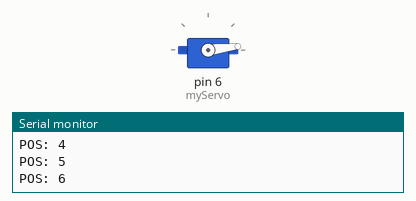
Bench run of a sketch on a simulated Arduino Uno, built with avr-gcc and run on an emulated ATmega328P. Shown: servo, the last lines printed to the serial monitor.

Above: at 0.15 s.
At 1.0 s:
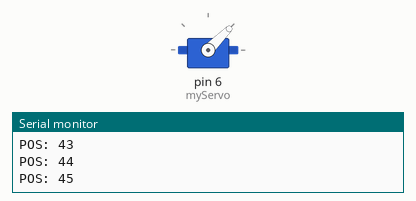
At 13.7 s:
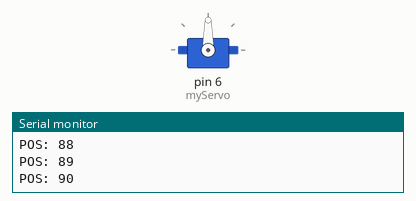
At 28.3 s:
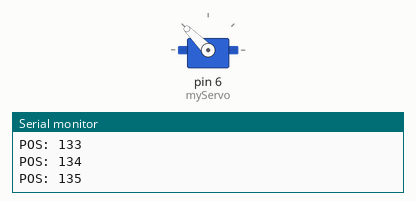
Timing chart, 0 to 37.5 s (numbered marks = the images above):
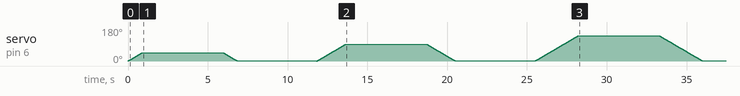

The sketch:

ServoExample.ino
```cpp
#include "Servo.h"
Servo myServo;
int PosInicial = 0;
int PosActual = 0;

void setup() {
  // put your setup code here, to run once:
  myServo.attach(6);
  myServo.write(PosInicial);
  Serial.begin(9600);
  Serial.print("ESTAMOS PROBANDO MOTOR");
}

void loop() {
  // put your main code here, to run repeatedly:

  PosActual = Mover45grados();
  delay(5000);
  MoverPosicionInicio(PosActual);
  delay(5000);
  PosActual = Mover90grados();
  delay(5000);
  MoverPosicionInicio(PosActual);
  delay(5000);
  PosActual = Mover135grados();
  delay(5000);
  MoverPosicionInicio(PosActual);
  delay(5000);
  PosActual = Mover180grados();
  delay(5000);
  MoverPosicionInicio(PosActual);
  delay(5000);
}

void MoverPosicionInicio(int actual){
  for(int i = actual; i>0; i--){
    myServo.write(i);
    delay(20);
    Serial.print("POS: ");
    Serial.print(i);
    Serial.println();
  }
}

int Mover45grados(){
  for(int i=0; i <= 45; i++){
    myServo.write(i);
    delay(20);
    Serial.print("POS: ");
    Serial.print(i);
    Serial.println();
  }
  return 45;
}


int Mover90grados(){
  for(int i=0; i <= 90; i++){
    myServo.write(i);
    delay(20);
    Serial.print("POS: ");
    Serial.print(i);
    Serial.println();
  }
  return 90;
}


int Mover135grados(){
  for(int i=0; i <= 135; i++){
    myServo.write(i);
    delay(20);
    Serial.print("POS: ");
    Serial.print(i);
    Serial.println();
  }
  return 135;
}


int Mover180grados(){
  for(int i=0; i <= 180; i++){
    myServo.write(i);
    delay(20);
    Serial.print("POS: ");
    Serial.print(i);
    Serial.println();
  }
  return 180;
}
```
